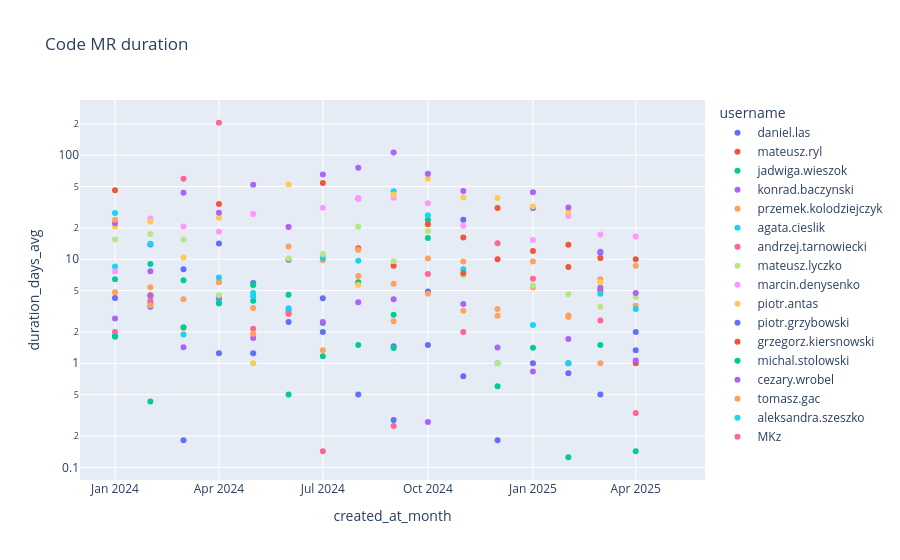

Source (notebook cell):
### Code cell
px.scatter(
    mrs_duration_by_user.where(f.col('project_type')=='code').toPandas(),
    x='created_at_month',
    y='duration_days_avg',
    color='username',
    title='Code MR duration',
    height=500,
    log_y=True)

### Figure 1 — Plotly figure (JSON) as saved in the notebook; plotly's stock layout.template omitted (floating-point values rounded to 4 significant figures)
{"data": [{"hovertemplate": "username=daniel.las<br>created_at_month=%{x}<br>duration_days_avg=%{y}<extra></extra>", "legendgroup": "daniel.las", "marker": {"color": "#636efa", "symbol": "circle"}, "mode": "markers", "name": "daniel.las", "orientation": "v", "showlegend": true, "type": "scatter", "x": ["2025-04-01T00:00:00", "2024-03-01T00:00:00", "2025-01-01T00:00:00", "2024-10-01T00:00:00", "2024-01-01T00:00:00", "2024-05-01T00:00:00", "2025-02-01T00:00:00", "2024-06-01T00:00:00", "2024-02-01T00:00:00", "2024-11-01T00:00:00", "2024-09-01T00:00:00", "2024-08-01T00:00:00", "2024-07-01T00:00:00", "2025-03-01T00:00:00", "2024-12-01T00:00:00", "2024-04-01T00:00:00"], "xaxis": "x", "y": [1.333, 8, 31, 4.9, 1.833, 5.909, 1, 9.9, 13.88, 0.75, 1.455, 38.33, 4.227, 11.52, 0.1818, 14.14], "yaxis": "y"}, {"hovertemplate": "username=mateusz.ryl<br>created_at_month=%{x}<br>duration_days_avg=%{y}<extra></extra>", "legendgroup": "mateusz.ryl", "marker": {"color": "#EF553B", "symbol": "circle"}, "mode": "markers", "name": "mateusz.ryl", "orientation": "v", "showlegend": true, "type": "scatter", "x": ["2025-02-01T00:00:00", "2025-01-01T00:00:00", "2024-11-01T00:00:00", "2024-12-01T00:00:00", "2024-07-01T00:00:00", "2024-04-01T00:00:00", "2024-02-01T00:00:00", "2024-08-01T00:00:00", "2024-10-01T00:00:00", "2024-01-01T00:00:00", "2025-04-01T00:00:00", "2025-03-01T00:00:00", "2024-09-01T00:00:00"], "xaxis": "x", "y": [8.4, 12, 16.2, 10, 54, 34, 4.5, 12.75, 0, 46, 1, 5, 8.667], "yaxis": "y"}, {"hovertemplate": "username=jadwiga.wieszok<br>created_at_month=%{x}<br>duration_days_avg=%{y}<extra></extra>", "legendgroup": "jadwiga.wieszok", "marker": {"color": "#00cc96", "symbol": "circle"}, "mode": "markers", "name": "jadwiga.wieszok", "orientation": "v", "showlegend": true, "type": "scatter", "x": ["2024-06-01T00:00:00", "2024-09-01T00:00:00", "2024-05-01T00:00:00", "2024-01-01T00:00:00", "2024-10-01T00:00:00", "2024-02-01T00:00:00", "2024-08-01T00:00:00", "2024-07-01T00:00:00", "2024-04-01T00:00:00", "2024-03-01T00:00:00"], "xaxis": "x", "y": [4.556, 2.933, 4, 6.417, 24, 9, 6, 2.438, 4.25, 6.267], "yaxis": "y"}, {"hovertemplate": "username=konrad.baczynski<br>created_at_month=%{x}<br>duration_days_avg=%{y}<extra></extra>", "legendgroup": "konrad.baczynski", "marker": {"color": "#ab63fa", "symbol": "circle"}, "mode": "markers", "name": "konrad.baczynski", "orientation": "v", "showlegend": true, "type": "scatter", "x": ["2024-06-01T00:00:00", "2025-04-01T00:00:00", "2024-01-01T00:00:00", "2024-08-01T00:00:00", "2024-07-01T00:00:00", "2024-10-01T00:00:00", "2025-03-01T00:00:00", "2024-02-01T00:00:00", "2024-09-01T00:00:00", "2024-12-01T00:00:00", "2025-02-01T00:00:00", "2024-04-01T00:00:00", "2024-11-01T00:00:00", "2024-03-01T00:00:00", "2025-01-01T00:00:00", "2024-05-01T00:00:00"], "xaxis": "x", "y": [3.2, 1.062, 2.7, 3.857, 2.5, 0.2727, 5.333, 4.429, 4.125, 1.417, 1.714, 4.182, 3.714, 1.429, 0.8333, 1.75], "yaxis": "y"}, {"hovertemplate": "username=przemek.kolodziejczyk<br>created_at_month=%{x}<br>duration_days_avg=%{y}<extra></extra>", "legendgroup": "przemek.kolodziejczyk", "marker": {"color": "#FFA15A", "symbol": "circle"}, "mode": "markers", "name": "przemek.kolodziejczyk", "orientation": "v", "showlegend": true, "type": "scatter", "x": ["2024-10-01T00:00:00", "2025-03-01T00:00:00", "2025-05-01T00:00:00", "2024-08-01T00:00:00", "2024-05-01T00:00:00", "2024-04-01T00:00:00", "2024-07-01T00:00:00", "2025-02-01T00:00:00", "2025-01-01T00:00:00", "2024-03-01T00:00:00", "2024-01-01T00:00:00", "2024-02-01T00:00:00", "2024-09-01T00:00:00", "2025-04-01T00:00:00", "2024-11-01T00:00:00", "2024-06-01T00:00:00", "2024-12-01T00:00:00"], "xaxis": "x", "y": [4.653, 6.423, 0, 6.9, 3.392, 6, 9.78, 2.872, 5.358, 2.188, 4.806, 5.37, 5.818, 3.58, 3.196, 3.017, 3.32], "yaxis": "y"}, {"hovertemplate": "username=agata.cieslik<br>created_at_month=%{x}<br>duration_days_avg=%{y}<extra></extra>", "legendgroup": "agata.cieslik", "marker": {"color": "#19d3f3", "symbol": "circle"}, "mode": "markers", "name": "agata.cieslik", "orientation": "v", "showlegend": true, "type": "scatter", "x": ["2025-01-01T00:00:00", "2024-06-01T00:00:00", "2024-07-01T00:00:00", "2024-10-01T00:00:00", "2025-03-01T00:00:00", "2025-04-01T00:00:00", "2024-09-01T00:00:00", "2024-05-01T00:00:00", "2024-04-01T00:00:00", "2025-02-01T00:00:00", "2024-11-01T00:00:00", "2024-08-01T00:00:00", "2024-02-01T00:00:00", "2024-03-01T00:00:00", "2024-12-01T00:00:00", "2024-01-01T00:00:00"], "xaxis": "x", "y": [2.333, 3.375, 10.25, 26.4, 4.667, 3.333, 45, 4.75, 3.833, 1, 8, 9.667, 3.778, 1.889, 1, 8.5], "yaxis": "y"}, {"hovertemplate": "username=andrzej.tarnowiecki<br>created_at_month=%{x}<br>duration_days_avg=%{y}<extra></extra>", "legendgroup": "andrzej.tarnowiecki", "marker": {"color": "#FF6692", "symbol": "circle"}, "mode": "markers", "name": "andrzej.tarnowiecki", "orientation": "v", "showlegend": true, "type": "scatter", "x": ["2024-05-01T00:00:00", "2024-09-01T00:00:00", "2024-10-01T00:00:00", "2024-02-01T00:00:00", "2024-04-01T00:00:00", "2024-12-01T00:00:00", "2024-03-01T00:00:00", "2024-07-01T00:00:00", "2024-01-01T00:00:00", "2024-06-01T00:00:00", "2024-11-01T00:00:00", "2025-01-01T00:00:00", "2025-04-01T00:00:00", "2025-03-01T00:00:00"], "xaxis": "x", "y": [2.143, 0.25, 7.231, 4, 205, 14.22, 59.33, 0.1429, 2, 3, 2, 6.5, 0.3333, 2.571], "yaxis": "y"}, {"hovertemplate": "username=mateusz.lyczko<br>created_at_month=%{x}<br>duration_days_avg=%{y}<extra></extra>", "legendgroup": "mateusz.lyczko", "marker": {"color": "#B6E880", "symbol": "circle"}, "mode": "markers", "name": "mateusz.lyczko", "orientation": "v", "showlegend": true, "type": "scatter", "x": ["2025-04-01T00:00:00", "2024-04-01T00:00:00", "2025-03-01T00:00:00", "2025-01-01T00:00:00", "2024-05-01T00:00:00", "2024-12-01T00:00:00", "2024-06-01T00:00:00", "2025-02-01T00:00:00", "2024-01-01T00:00:00", "2024-07-01T00:00:00", "2024-08-01T00:00:00", "2024-11-01T00:00:00", "2024-09-01T00:00:00", "2024-03-01T00:00:00", "2024-02-01T00:00:00", "2024-10-01T00:00:00"], "xaxis": "x", "y": [4.333, 4.5, 3.5, 5.6, 5.6, 1, 10.14, 4.6, 15.5, 11.2, 20.55, 7, 9.556, 15.5, 17.5, 18.67], "yaxis": "y"}, {"hovertemplate": "username=marcin.denysenko<br>created_at_month=%{x}<br>duration_days_avg=%{y}<extra></extra>", "legendgroup": "marcin.denysenko", "marker": {"color": "#FF97FF", "symbol": "circle"}, "mode": "markers", "name": "marcin.denysenko", "orientation": "v", "showlegend": true, "type": "scatter", "x": ["2025-03-01T00:00:00", "2025-02-01T00:00:00", "2024-03-01T00:00:00", "2024-07-01T00:00:00", "2025-04-01T00:00:00", "2024-04-01T00:00:00", "2024-11-01T00:00:00", "2024-10-01T00:00:00", "2024-09-01T00:00:00", "2025-01-01T00:00:00", "2024-02-01T00:00:00", "2024-08-01T00:00:00", "2024-01-01T00:00:00", "2024-05-01T00:00:00", "2024-06-01T00:00:00"], "xaxis": "x", "y": [17.33, 26, 20.6, 31.33, 16.5, 18.38, 21, 34.6, 39, 15.27, 24.6, 38.4, 7.636, 27.22, 20.54], "yaxis": "y"}, {"hovertemplate": "username=piotr.antas<br>created_at_month=%{x}<br>duration_days_avg=%{y}<extra></extra>", "legendgroup": "piotr.antas", "marker": {"color": "#FECB52", "symbol": "circle"}, "mode": "markers", "name": "piotr.antas", "orientation": "v", "showlegend": true, "type": "scatter", "x": ["2024-03-01T00:00:00", "2024-04-01T00:00:00", "2024-11-01T00:00:00", "2024-12-01T00:00:00", "2025-02-01T00:00:00", "2025-01-01T00:00:00", "2024-08-01T00:00:00", "2024-02-01T00:00:00", "2025-04-01T00:00:00", "2024-09-01T00:00:00", "2025-03-01T00:00:00", "2024-06-01T00:00:00", "2024-10-01T00:00:00", "2024-05-01T00:00:00", "2024-01-01T00:00:00"], "xaxis": "x", "y": [10.4, 25, 39.25, 38.67, 28.5, 32.17, 5.667, 23, 0, 42, 6, 52.17, 59.25, 1, 20.67], "yaxis": "y"}, {"hovertemplate": "username=piotr.grzybowski<br>created_at_month=%{x}<br>duration_days_avg=%{y}<extra></extra>", "legendgroup": "piotr.grzybowski", "marker": {"color": "#636efa", "symbol": "circle"}, "mode": "markers", "name": "piotr.grzybowski", "orientation": "v", "showlegend": true, "type": "scatter", "x": ["2025-03-01T00:00:00", "2024-05-01T00:00:00", "2024-07-01T00:00:00", "2025-02-01T00:00:00", "2024-10-01T00:00:00", "2024-11-01T00:00:00", "2024-04-01T00:00:00", "2024-02-01T00:00:00", "2024-03-01T00:00:00", "2025-01-01T00:00:00", "2024-06-01T00:00:00", "2024-09-01T00:00:00", "2024-01-01T00:00:00", "2025-04-01T00:00:00", "2024-08-01T00:00:00"], "xaxis": "x", "y": [0.5, 1.25, 2, 0.8, 1.5, 24, 1.25, 3.5, 0.1818, 1, 2.5, 0.2857, 4.25, 2, 0.5], "yaxis": "y"}, {"hovertemplate": "username=grzegorz.kiersnowski<br>created_at_month=%{x}<br>duration_days_avg=%{y}<extra></extra>", "legendgroup": "grzegorz.kiersnowski", "marker": {"color": "#EF553B", "symbol": "circle"}, "mode": "markers", "name": "grzegorz.kiersnowski", "orientation": "v", "showlegend": true, "type": "scatter", "x": ["2025-03-01T00:00:00", "2024-12-01T00:00:00", "2025-02-01T00:00:00", "2024-10-01T00:00:00", "2024-11-01T00:00:00", "2025-04-01T00:00:00"], "xaxis": "x", "y": [10.25, 31, 13.75, 21.67, 7.333, 10], "yaxis": "y"}, {"hovertemplate": "username=michal.stolowski<br>created_at_month=%{x}<br>duration_days_avg=%{y}<extra></extra>", "legendgroup": "michal.stolowski", "marker": {"color": "#00cc96", "symbol": "circle"}, "mode": "markers", "name": "michal.stolowski", "orientation": "v", "showlegend": true, "type": "scatter", "x": ["2024-12-01T00:00:00", "2025-03-01T00:00:00", "2024-01-01T00:00:00", "2024-09-01T00:00:00", "2024-03-01T00:00:00", "2024-10-01T00:00:00", "2024-08-01T00:00:00", "2024-11-01T00:00:00", "2024-02-01T00:00:00", "2025-04-01T00:00:00", "2024-05-01T00:00:00", "2025-02-01T00:00:00", "2024-04-01T00:00:00", "2024-06-01T00:00:00", "2025-01-01T00:00:00", "2024-07-01T00:00:00"], "xaxis": "x", "y": [0.6, 1.5, 1.8, 1.4, 2.222, 16, 1.5, 0, 0.4286, 0.1429, 5.667, 0.125, 3.75, 0.5, 1.412, 1.167], "yaxis": "y"}, {"hovertemplate": "username=cezary.wrobel<br>created_at_month=%{x}<br>duration_days_avg=%{y}<extra></extra>", "legendgroup": "cezary.wrobel", "marker": {"color": "#ab63fa", "symbol": "circle"}, "mode": "markers", "name": "cezary.wrobel", "orientation": "v", "showlegend": true, "type": "scatter", "x": ["2024-10-01T00:00:00", "2024-06-01T00:00:00", "2024-04-01T00:00:00", "2024-03-01T00:00:00", "2024-02-01T00:00:00", "2025-04-01T00:00:00", "2024-08-01T00:00:00", "2025-01-01T00:00:00", "2024-05-01T00:00:00", "2024-01-01T00:00:00", "2024-11-01T00:00:00", "2024-09-01T00:00:00", "2024-07-01T00:00:00", "2025-02-01T00:00:00", "2025-03-01T00:00:00"], "xaxis": "x", "y": [66.17, 20.36, 28, 43.67, 7.667, 4.75, 75.93, 44, 52, 22.18, 45.3, 106.2, 65.11, 31.5, 11.78], "yaxis": "y"}, {"hovertemplate": "username=tomasz.gac<br>created_at_month=%{x}<br>duration_days_avg=%{y}<extra></extra>", "legendgroup": "tomasz.gac", "marker": {"color": "#FFA15A", "symbol": "circle"}, "mode": "markers", "name": "tomasz.gac", "orientation": "v", "showlegend": true, "type": "scatter", "x": ["2025-01-01T00:00:00", "2024-08-01T00:00:00", "2024-10-01T00:00:00", "2024-05-01T00:00:00", "2024-06-01T00:00:00", "2024-04-01T00:00:00", "2024-12-01T00:00:00", "2024-01-01T00:00:00", "2024-02-01T00:00:00", "2025-02-01T00:00:00", "2025-04-01T00:00:00", "2025-03-01T00:00:00", "2024-07-01T00:00:00", "2024-03-01T00:00:00", "2024-09-01T00:00:00", "2024-11-01T00:00:00"], "xaxis": "x", "y": [9.5, 12.33, 10.14, 1.923, 13.22, 6.091, 2.857, 24, 3.6, 2.778, 8.667, 1, 1.333, 4.133, 2.538, 9.5], "yaxis": "y"}, {"hovertemplate": "username=aleksandra.szeszko<br>created_at_month=%{x}<br>duration_days_avg=%{y}<extra></extra>", "legendgroup": "aleksandra.szeszko", "marker": {"color": "#19d3f3", "symbol": "circle"}, "mode": "markers", "name": "aleksandra.szeszko", "orientation": "v", "showlegend": true, "type": "scatter", "x": ["2024-03-01T00:00:00", "2024-05-01T00:00:00", "2024-02-01T00:00:00", "2024-04-01T00:00:00", "2024-01-01T00:00:00"], "xaxis": "x", "y": [0, 4.4, 14.12, 6.667, 27.75], "yaxis": "y"}, {"hovertemplate": "username=MKz<br>created_at_month=%{x}<br>duration_days_avg=%{y}<extra></extra>", "legendgroup": "MKz", "marker": {"color": "#FF6692", "symbol": "circle"}, "mode": "markers", "name": "MKz", "orientation": "v", "showlegend": true, "type": "scatter", "x": ["2024-02-01T00:00:00"], "xaxis": "x", "y": [0], "yaxis": "y"}], "layout": {"autosize": true, "legend": {"title": {"text": "username"}, "tracegroupgap": 0}, "title": {"text": "Code MR duration"}, "xaxis": {"anchor": "y", "autorange": true, "domain": [0, 1], "range": ["2023-12-03 10:08:58.3178", "2025-05-29 13:51:01.6822"], "title": {"text": "created_at_month"}, "type": "date"}, "yaxis": {"anchor": "x", "autorange": true, "domain": [0, 1], "range": [-1.129, 2.538], "title": {"text": "duration_days_avg"}, "type": "log"}}}
